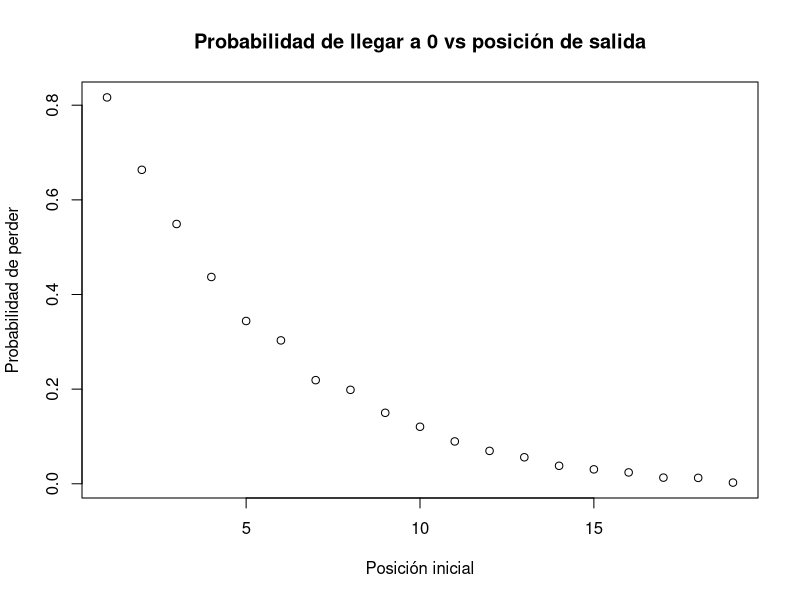
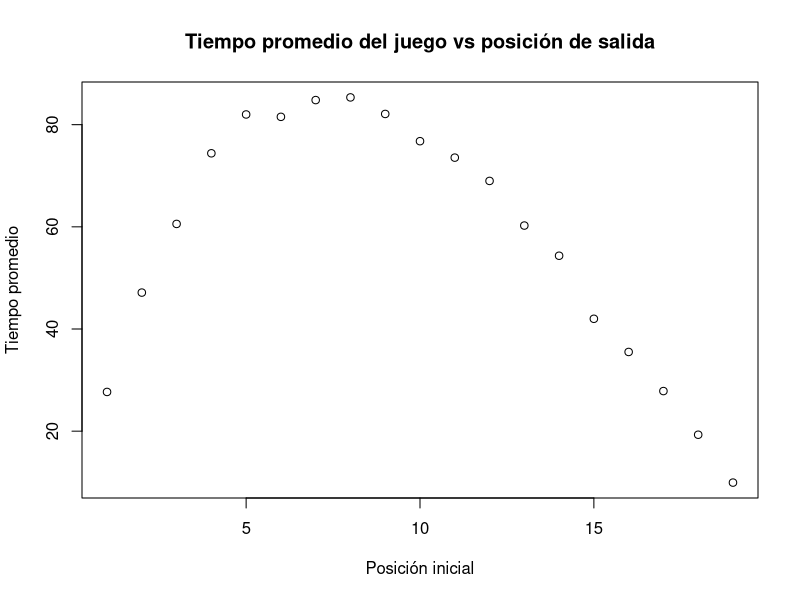

Write the R code that produced these figures, in order.
## ---- chunk 1
n = 100
p = 0.55
s = 20
k = 2

rw <- function(s, k, n, p){
  realizations = list()
  for (i in 1:n){
    s0 = k
    walk = c(s0)
    while (s0 != 0 && s0!=s) {
      newStep = s0 + sample(c(-1, 1), 1, TRUE, prob = c(1 - p, p))
      walk = append(walk, newStep)
      s0 = newStep 
    }
    #print(walk)
    realizations[[i]] <-  c(walk)
  }
  return( realizations)
}

realizations = rw(s, k, n, p)

print(realizations[1:3])

## ---- chunk 2

lostProportion <- function(realizations){
  total = 0
  for( juego in realizations){
    if(juego[length(juego)] == 0 ){
      total = total + 1
    }
  }
  return( total / length(realizations))
}

lostRatio = lostProportion(realizations)
print(lostRatio)

## ---- chunk 3
expectedDuration <- function(realizations){
  total = 0
  for( juego in realizations){
      total = total + length(juego)
  }
  return( total / length(realizations))
}

duration = expectedDuration(realizations)
print(duration)

## ---- chunk 4

n = 2000
p = 0.55
s = 20
expectedLosts = c()
meanDuration = c()

for(i in 1:(s-1)){
  realizations_from_i = rw(s, i, n, p)
  losts = lostProportion(realizations_from_i)
  duration = expectedDuration(realizations_from_i)
  expectedLosts[i] = losts
  meanDuration[i] = duration
}

plot(expectedLosts, 
     main = 'Probabilidad de llegar a 0 vs posición de salida',
     xlab = 'Posición inicial',
     ylab = 'Probabilidad de perder' )

plot(meanDuration, 
     main = 'Tiempo promedio del juego vs posición de salida',
     xlab = 'Posición inicial',
     ylab = 'Tiempo promedio' )

